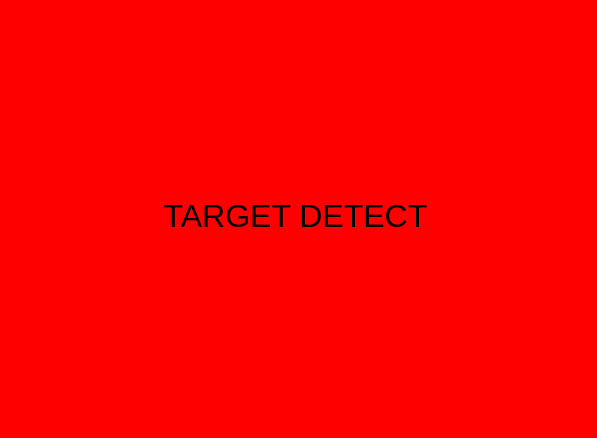
<?xml version="1.0" encoding="UTF-8"?>
<ui version="4.0">
 <class>Form</class>
 <widget class="QWidget" name="Form">
  <property name="geometry">
   <rect>
    <x>0</x>
    <y>0</y>
    <width>597</width>
    <height>438</height>
   </rect>
  </property>
  <property name="sizePolicy">
   <sizepolicy hsizetype="Fixed" vsizetype="Fixed">
    <horstretch>0</horstretch>
    <verstretch>0</verstretch>
   </sizepolicy>
  </property>
  <property name="windowTitle">
   <string>Form</string>
  </property>
  <property name="styleSheet">
   <string notr="true">background-color: rgb(255, 0, 0);</string>
  </property>
  <widget class="QLabel" name="label">
   <property name="geometry">
    <rect>
     <x>130</x>
     <y>130</y>
     <width>331</width>
     <height>171</height>
    </rect>
   </property>
   <property name="font">
    <font>
     <family>Arial</family>
     <pointsize>24</pointsize>
    </font>
   </property>
   <property name="text">
    <string>TARGET DETECT</string>
   </property>
   <property name="alignment">
    <set>Qt::AlignCenter</set>
   </property>
  </widget>
 </widget>
 <resources/>
 <connections/>
</ui>
